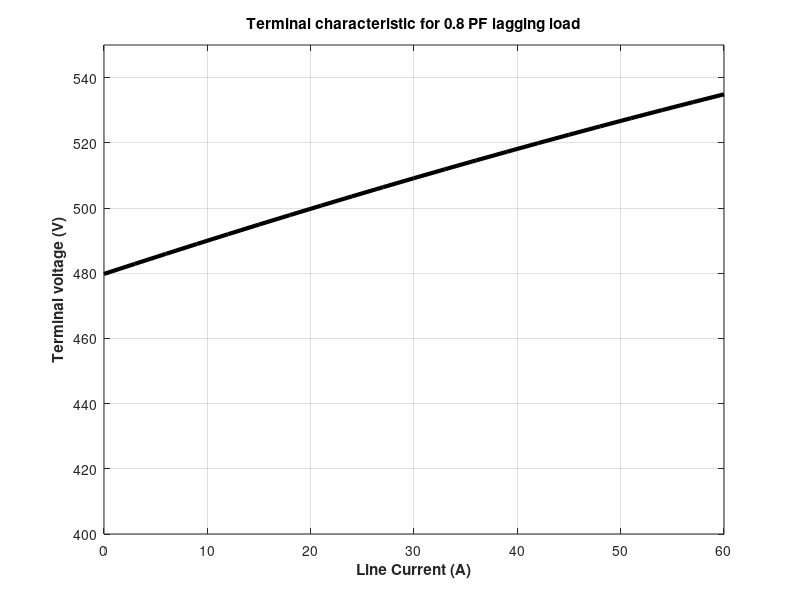

This figure's MATLAB source:
% M-file: term_char_a.m
% M-file to plot the terminal characteristics of the 
%   generator of Example 5-4 with an 0.8 PF leading load.

% First, initialize the current amplitudes (21 values 
% in the range 0-60 A)
i_a = (0:1:20) * 3;

% Now initialize all other values
v_phase = zeros(1,21);
e_a = 277.0;
x_s = 1.0;
theta = 36.87 * (pi/180);   % Converted to radians

% Now calculate v_phase for each current level
for ii = 1:21
   v_phase(ii) = sqrt(e_a^2 - (x_s * i_a(ii) * cos(theta))^2) ...
                            + (x_s * i_a(ii) * sin(theta));
end

% Calculate terminal voltage from the phase voltage
v_t = v_phase * sqrt(3);

% Plot the terminal characteristic, remembering the 
% the line current is the same as i_a
plot(i_a,v_t,'Color','k','Linewidth',3.0);
xlabel('\bfLine Current (A)');
ylabel('\bfTerminal voltage (V)');
title ('\bfTerminal characteristic for 0.8 PF lagging load');
grid on;
axis([0 60 400 550]);
